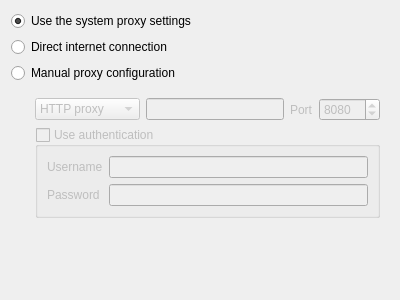
<?xml version="1.0" encoding="UTF-8"?>
<ui version="4.0">
 <class>NetworkProxySettingsPage</class>
 <widget class="QWidget" name="NetworkProxySettingsPage">
  <property name="geometry">
   <rect>
    <x>0</x>
    <y>0</y>
    <width>400</width>
    <height>300</height>
   </rect>
  </property>
  <property name="windowTitle">
   <string>Network Proxy</string>
  </property>
  <layout class="QVBoxLayout" name="verticalLayout">
   <item>
    <widget class="QRadioButton" name="proxy_system">
     <property name="text">
      <string>Use the system proxy settings</string>
     </property>
     <property name="checked">
      <bool>true</bool>
     </property>
    </widget>
   </item>
   <item>
    <widget class="QRadioButton" name="proxy_direct">
     <property name="text">
      <string>Direct internet connection</string>
     </property>
    </widget>
   </item>
   <item>
    <widget class="QRadioButton" name="proxy_manual">
     <property name="text">
      <string>Manual proxy configuration</string>
     </property>
    </widget>
   </item>
   <item>
    <widget class="QWidget" name="proxy_manual_container" native="true">
     <property name="enabled">
      <bool>false</bool>
     </property>
     <layout class="QVBoxLayout" name="verticalLayout_5">
      <property name="leftMargin">
       <number>24</number>
      </property>
      <item>
       <layout class="QHBoxLayout" name="horizontalLayout_5">
        <item>
         <widget class="QComboBox" name="proxy_type">
          <item>
           <property name="text">
            <string>HTTP proxy</string>
           </property>
          </item>
          <item>
           <property name="text">
            <string>SOCKS proxy</string>
           </property>
          </item>
         </widget>
        </item>
        <item>
         <widget class="QLineEdit" name="proxy_hostname"/>
        </item>
        <item>
         <widget class="QLabel" name="label_15">
          <property name="text">
           <string>Port</string>
          </property>
         </widget>
        </item>
        <item>
         <widget class="QSpinBox" name="proxy_port">
          <property name="maximum">
           <number>65535</number>
          </property>
          <property name="value">
           <number>8080</number>
          </property>
         </widget>
        </item>
       </layout>
      </item>
      <item>
       <widget class="QGroupBox" name="proxy_auth">
        <property name="title">
         <string>Use authentication</string>
        </property>
        <property name="checkable">
         <bool>true</bool>
        </property>
        <property name="checked">
         <bool>false</bool>
        </property>
        <layout class="QFormLayout" name="formLayout_7">
         <property name="fieldGrowthPolicy">
          <enum>QFormLayout::AllNonFixedFieldsGrow</enum>
         </property>
         <item row="0" column="0">
          <widget class="QLabel" name="label_16">
           <property name="text">
            <string>Username</string>
           </property>
          </widget>
         </item>
         <item row="0" column="1">
          <widget class="QLineEdit" name="proxy_username"/>
         </item>
         <item row="1" column="0">
          <widget class="QLabel" name="label_17">
           <property name="text">
            <string>Password</string>
           </property>
          </widget>
         </item>
         <item row="1" column="1">
          <widget class="QLineEdit" name="proxy_password">
           <property name="echoMode">
            <enum>QLineEdit::Password</enum>
           </property>
          </widget>
         </item>
        </layout>
       </widget>
      </item>
     </layout>
    </widget>
   </item>
   <item>
    <spacer name="verticalSpacer_5">
     <property name="orientation">
      <enum>Qt::Vertical</enum>
     </property>
     <property name="sizeHint" stdset="0">
      <size>
       <width>20</width>
       <height>36</height>
      </size>
     </property>
    </spacer>
   </item>
  </layout>
 </widget>
 <resources/>
 <connections>
  <connection>
   <sender>proxy_manual</sender>
   <signal>toggled(bool)</signal>
   <receiver>proxy_manual_container</receiver>
   <slot>setEnabled(bool)</slot>
   <hints>
    <hint type="sourcelabel">
     <x>39</x>
     <y>76</y>
    </hint>
    <hint type="destinationlabel">
     <x>29</x>
     <y>99</y>
    </hint>
   </hints>
  </connection>
 </connections>
</ui>
